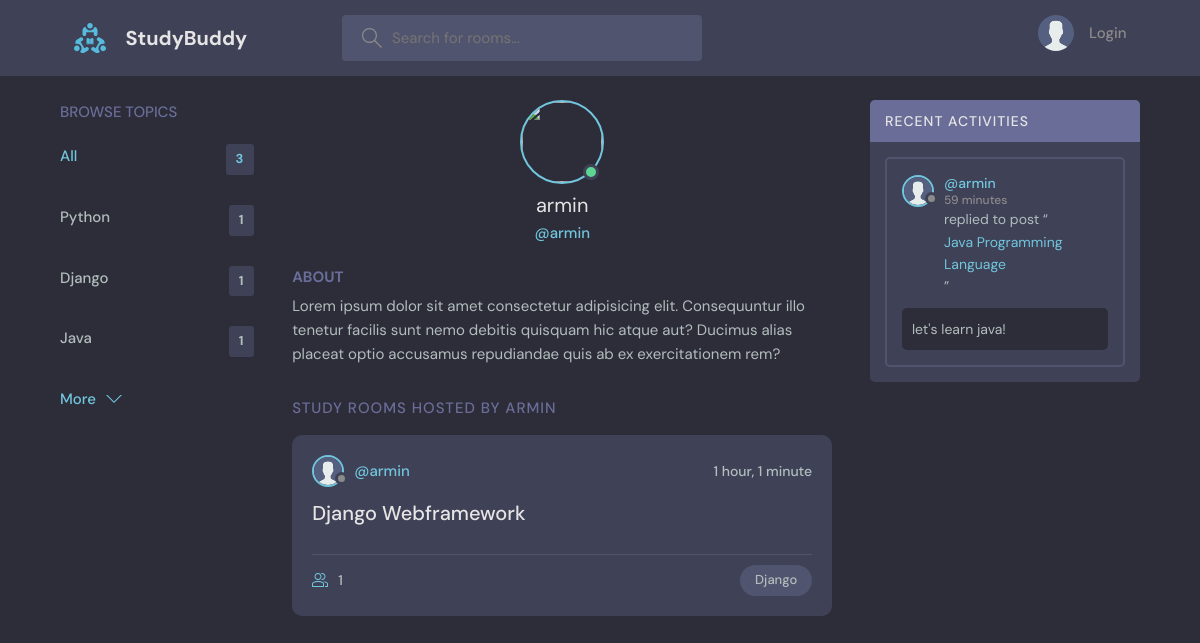
The app's page /profile/2/ with its own data.
### base/models.py (models this page shows, shortened)
class Topic(models.Model):
    name = models.CharField(max_length=200)

class User(AbstractUser):
    name = models.CharField(max_length=200,null=True)
    email = models.EmailField(unique=True)
    bio = models.TextField(null=True)
    avatar = models.ImageField(null = True, default="avatar.svg")
    USERNAME_FIELD = 'email'
    REQUIRED_FIELDS = []

class Room(models.Model):
    host = models.ForeignKey(User,on_delete=models.CASCADE,null = True)
    topic = models.ForeignKey(Topic, on_delete=models.SET_NULL,null = True) #wont delete room if topic is deleted
    name = models.CharField(max_length=200)
    description = models.TextField(null=True,blank= True) #can be blank
    participants = models.ManyToManyField(User, related_name="participants", blank=True)
    updated = models.DateTimeField(auto_now=True) #each time save is called, take time stamp
    created = models.DateTimeField(auto_now_add=True) #only takes time stamp when first instance created
    class Meta:
        ordering = ['-updated','-created'] #- means descending
    def __str__(self):
        return self.name

class Message(models.Model):
    user = models.ForeignKey(User,on_delete=models.CASCADE) #each message has 1 user
    room = models.ForeignKey(Room, on_delete=models.CASCADE) #when room is deleted, all children(msg) are deleted
    body = models.TextField()
    updated = models.DateTimeField(auto_now=True)
    created = models.DateTimeField(auto_now_add=True)
    class Meta:
        ordering = ['-updated','-created'] #- means descending

### base/views.py (the view)
# urls.py: path('profile/<str:pk>/',views.userProfile,name='user-profile'),
def userProfile(request,pk):
    user = User.objects.get(id=pk)
    rooms = user.room_set.all()
    room_messages = user.message_set.all()
    topics = Topic.objects.all()
    context={'user':user,'rooms':rooms,'topics':topics,'room_messages':room_messages}
    return render(request,'base/profile.html',context)

### base/templates/base/profile.html (shortened to what this page needs)
{% extends 'main.html' %}
{% block content %}
  <main class="profile-page layout layout--3">
    <div class="container">
      {% include 'base/topics_component.html' %}
      <div class="roomList">
        <div class="profile">
          <div class="profile__avatar">
            <div class="avatar avatar--large active">
              <img src="{{request.user.avatar.url}}" />
            </div>
          </div>
          <div class="profile__info">
            <h3>{{user.username}}</h3>
            <p>@{{user.username}}</p>
          </div>
          <div class="profile__about">
            <h3>About</h3>
            <p>
              Lorem ipsum dolor sit amet consectetur adipisicing elit. Consequuntur illo tenetur
              facilis sunt nemo debitis quisquam hic atque aut? Ducimus alias placeat optio
              accusamus repudiandae quis ab ex exercitationem rem?
            </p>
          </div>
        </div>
        <div class="roomList__header">
          <div>
            <h2>Study Rooms Hosted by {{user.username}}</a>
            </h2>
          </div>
        </div>
        {% include 'base/feed_component.html' %}
      </div>
      {% include 'base/activity_component.html' %}
    </div>
  </main>
{% endblock content %}

### base/templates/base/topics_component.html
<div class="topics">
          <div class="topics__header">
            <h2>Browse Topics</h2>
          </div>
          <ul class="topics__list">
            <li>
              <a href="{% url 'home' %}" class="active">All <span>{{topics.count}}</span></a>
            </li>
               {% for topic in topics %}
            <li>
              <a href="{% url 'home' %}?q={{topic.name}}">{{topic.name}} <span>{{topic.room_set.all.count}}</span></a>
            </li>
              {% endfor %}
          </ul>
          <a class="btn btn--link" href="{% url 'topics' %}">
            More
            <svg version="1.1" xmlns="http://www.w3.org/2000/svg" width="32" height="32" viewBox="0 0 32 32">
              <title>chevron-down</title>
              <path d="M16 21l-13-13h-3l16 16 16-16h-3l-13 13z"></path>
            </svg>
          </a>
        </div>

### base/templates/base/feed_component.html (shortened to what this page needs)
{% for room in rooms %}
<div class="roomListRoom">
            <div class="roomListRoom__header">
              <a href="{% url 'user-profile' room.host.id %}" class="roomListRoom__author">
                <div class="avatar avatar--small">
                  <img src="{{room.host.avatar.url}}" />
                </div>
                <span>@{{room.host.username}}</span>
              </a>
              <div class="roomListRoom__actions">
                <span>{{room.created|timesince}}</span>
              </div>
            </div>
            <div class="roomListRoom__content">
              <a href="{% url 'room' room.id %}">{{room.name}}</a>
            </div>
            <div class="roomListRoom__meta">
              <a href="{% url 'room' room.id %}" class="roomListRoom__joined">
                  {{room.participants.all.count}}
              </a>
              <p class="roomListRoom__topic">{{room.topic.name}}</p>
            </div>
          </div>
    {% endfor %}

### base/templates/base/activity_component.html (shortened to what this page needs)
<div class="activities">
          <div class="activities__header">
            <h2>Recent Activities</h2>
          </div>
    {% for message in room_messages %}
          <div class="activities__box">
            <div class="activities__boxHeader roomListRoom__header">
              <a href="{% url 'user-profile' message.user.id %}" class="roomListRoom__author">
                <div class="avatar avatar--small">
                  <img src="{{message.user.avatar.url}}" />
                </div>
                <p>
                  @{{message.user.username}}
                  <span>{{message.created|timesince}}</span>
                </p>
              </a>
            </div>
            <div class="activities__boxContent">
              <p>replied to post “<a href="{% url 'room' message.room.id %}">{{message.room}}</a>”</p>
              <div class="activities__boxRoomContent">
               {{message.body}}
              </div>
            </div>
          </div>
    {% endfor %}
        </div>

### records on screen
Topic: name "Python", room_set.all.count "1"
Topic: name "Django", room_set.all.count "1"
Topic: name "Java", room_set.all.count "1"
User: username "armin", username "ARMIN"
Room: host.avatar (placeholder picture), host.username "armin", created "1 hour, 1 minute", name "Django Webframework", participants.all.count "1", topic.name "Django"
Message: user.avatar (placeholder picture), user.username "armin", created "59 minutes", room "Java Programming Language", body "let's learn java!"

### other values on screen
{{ topics.count }} "3"
